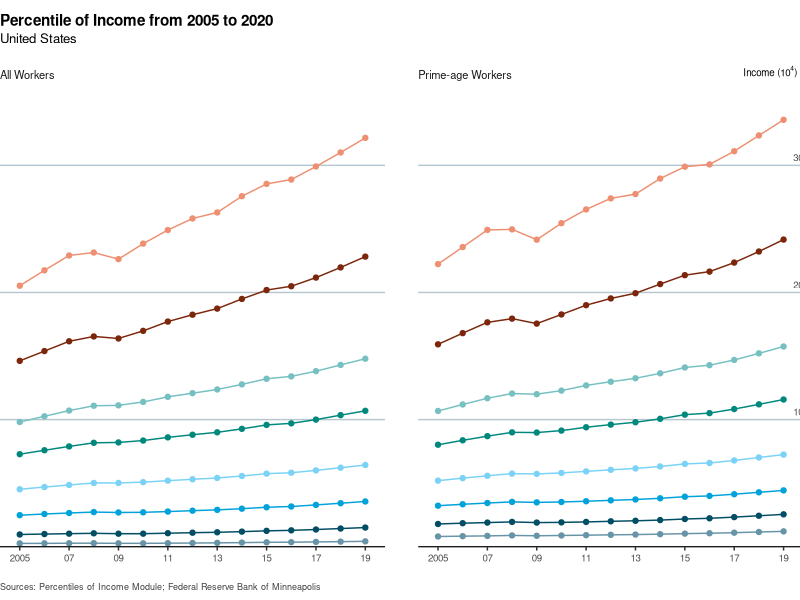
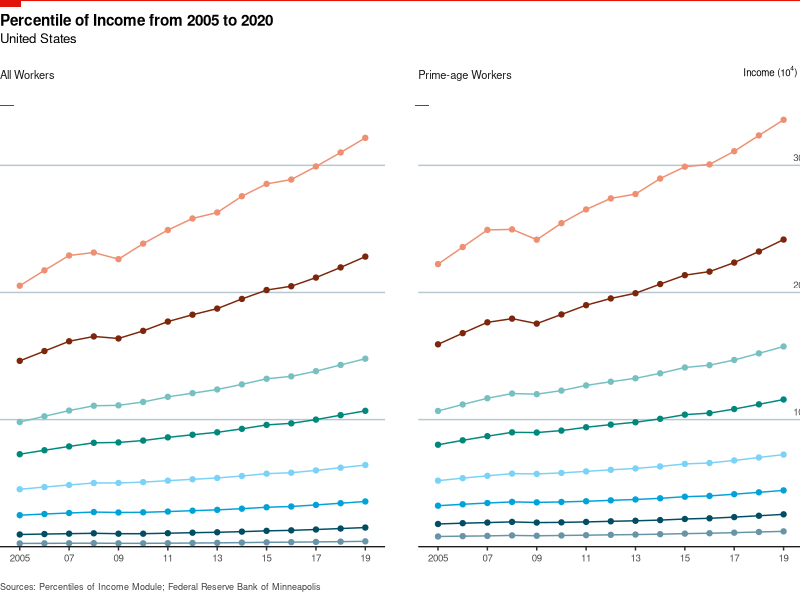

These figures' R source, in order:
# This code is used for drawing the percentile of income from 2005 to 2019

# load packages
library(ggplot2)
library(ggthemes)
library(ggtext)
library(grid)

# load data
df = read.csv("data/derived/01_pctl_for_all_and_prime_age.csv")

# drawing the line plot
p = ggplot(df) + 
  geom_line(aes(x = year, y = value, col = Percentile)) + ## add line
  geom_point(aes(x = year, y = value, col = Percentile)) + ## add point
  facet_wrap(~ samp) + ## facet by `samp` variable
  ## add title, subtitle, caption and axis titles
  labs(title = "Percentile of Income from 2005 to 2020",
       subtitle = "United States",
       x = "", y = expression("Income (10" ^ 4* ")"),
       caption = "Sources: Percentiles of Income Module; Federal Reserve Bank of Minneapolis") +
  ## adjust texts and breaks in x-axis and y-axis
  scale_x_continuous(expand = c(0, 0.8), 
                     breaks = seq(2005, 2020, 2),
                     labels = c("2005", "07", "09", "11", 
                               "13", "15", "17", "19")) + 
  scale_y_continuous(position = "right",
                     expand = c(0, 0),
                     limits = c(0, 345000),
                     breaks = seq(0, 340000, 100000),
                     labels = c("", "10", "20", "30")) + 
  ## change line colour
  scale_colour_economist() + 
  theme(
    ## set plot margin
    plot.margin = margin(t = 0, r = 2, b = 0, l = 0, unit = "pt"),
    
    ## remove background colour
    plot.background = element_rect(fill = "white"),
    
    ## adjust panel title and relative space
    strip.background = element_rect(color = NA, fill = NA), 
    strip.placement = "outside",
    strip.text = element_text(size = 8, margin = margin(6, 0 ,20, 0), 
                              hjust = 0, family = "sans"),
    strip.clip = "off",
    
    ## adjust space between panels 
    ## remove background colour
    ## remove unnecessary grid line and adjust grid line 
    panel.spacing.x = unit(24, "pt"),
    panel.background = element_rect(fill = "white"),
    panel.grid.major.x = element_blank(),
    panel.grid.minor.x = element_blank(),
    panel.grid.major.y = element_line(color = "#B7C6CF", linewidth = unit(.5, "pt")),
    panel.grid.minor.y = element_blank(),
    
    ## adjust legend
    ## remove background colour, text size, 
    ## remove title, change position and adjust space
    legend.background = element_blank(), 
    legend.text = element_text(size = 9, family = "sans"),
    legend.title = element_blank(),
    legend.key = element_blank(),
    legend.position = c(.87, 1.37),
    legend.spacing.x = unit(2, "pt"),
    legend.spacing.y = unit(1, "pt"),
    
    ## adjust axis text size, axis line colour and y-axis title 
    axis.text.x = element_text(size = 7, family = "sans"),
    axis.line.x  = element_line(color = "black", linewidth = unit(.4, "pt")),
    axis.ticks.y = element_blank(),
    axis.text.y.right = element_text(hjust = -1.3, vjust = -.5, 
                                     size = 7, family = "sans"),
    axis.title.y.right = element_text(vjust = 1.1, hjust = -1, angle = 0,
                                      size = 7, family = "sans",
                                      margin = margin(l = -65)),
    
    ## adjust title/subtitle/caption size, position, face, colour and space
    plot.title = element_text(size = 11, hjust = 0, face = "bold", 
                              family = "sans",
                              margin = margin(10, 0, 1.5, 0, "pt")),
    plot.subtitle = element_text(size = 9.5, hjust = 0, family = "sans",
                                 margin = margin(1, 0, 10, 0)),
    plot.caption = element_text(hjust = 0, vjust = 5, size = 6.5, colour = "#404040")) +
  # make legend become 2 rows
  guides(colour = guide_legend(nrow = 2, byrow = TRUE)) 

# Generate a ggplot2 plot grob.
p_grob <- ggplotGrob(p)

# open device to save plot
png("outputs/pctl_of_income_US/pctl_plot.png", 
    width = 8.5, height = 3.5, units = "in",
    res = 300)
## draw the grob
grid.draw(p_grob)
## add rotated tag
grid.lines(x = c(0, 1), y = 1, gp = gpar(col = "#E3120B", 
                                         lwd = unit(2, "points"))) 
grid.rect(x = unit(0, "npc"), y = 1, 
          width = unit(15, "points"), height = unit(5, "points"), 
          just = c("left", "top"),
          gp = gpar(fill = "#E3120B", lwd = 0))
## add marker for panels
grid.rect(x = 0, y = unit(.825, "npc"),
          width = unit(10, "points"), height = unit(1, "points"), 
          just = c("left", "top"),
          gp = gpar(fill = "#E3120B", lwd = 0))
grid.rect(x = unit(0.5, "npc") + unit(31, "points"), y = unit(.825, "npc"),
          width = unit(10, "points"), height = unit(1, "points"), 2, 
          just = c("left", "top"),
          gp = gpar(fill = "#E3120B", lwd = 0))
# Close the device
dev.off()


